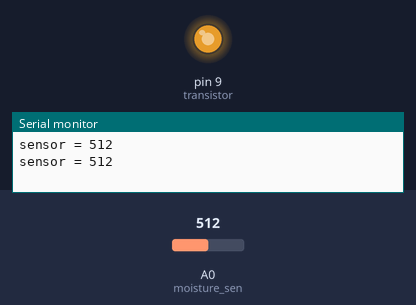
The sketch below on a simulated Arduino Uno, built with avr-gcc and run on an emulated ATmega328P. Shown: output pins drawn as LEDs (lit = HIGH), the last lines printed to the serial monitor. Inputs (shaded band) come from the test bench; at power-on: A0 (moisture_sen) = 512.

Above: at 1.8 s.
1.9 s: A0 (moisture_sen) set to 663
4.2 s: A0 (moisture_sen) set to 686
At 6.6 s:
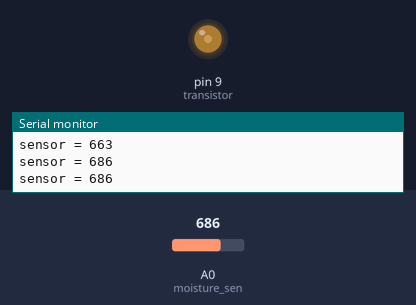
7.5 s: A0 (moisture_sen) set to 665
At 10.1 s:
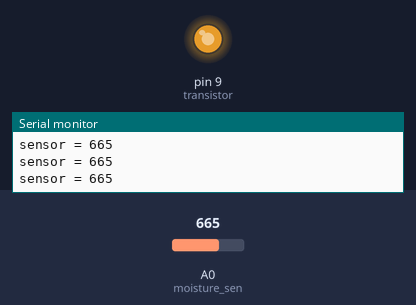
10.5 s: A0 (moisture_sen) set to 685
At 12.4 s:
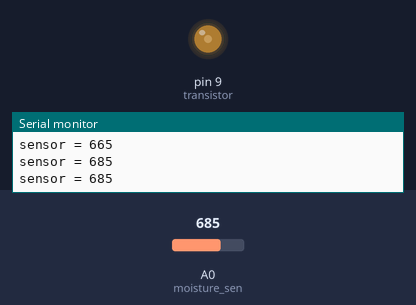
Timing chart, 0 to 13.9 s (numbered marks = the images above; inputs shaded):
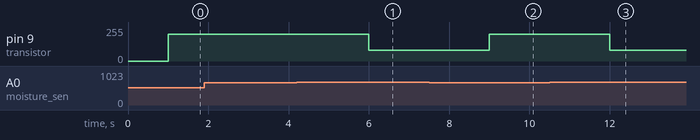

The sketch:

moisture_sensor.ino
```cpp
/* sensor reading in room = 676
    LOWER NUMBER = MORE MOIST
    NICHOLAS LAU 000377939
    LAST EDITED: AUG 5, 2016

*/

const int moisture_sen = A0;
const int transistor = 9;

void setup()
{
    pinMode(moisture_sen,INPUT);
    pinMode(transistor,OUTPUT);
    Serial.begin(9600);
}

void loop()
{
    int val = analogRead(moisture_sen);
    Serial.print("sensor = ");
    Serial.println(val);
    delay(1000);

    if (val < 675)
    {
        analogWrite(transistor, 200);
    }
    else
    {
        analogWrite(transistor,80);
    }
}
```

Measured:
- the behaviour switches between 674 and 675 on A0 (moisture_sen) (found by bisection; images 0 and 1)
- after the input at 4.2 s, pin 9 (transistor): 200/255 → 80/255 after 1.8 s
- after the input at 7.5 s, pin 9 (transistor): 80/255 → 200/255 after 1.5 s
- after the input at 10.5 s, pin 9 (transistor): 200/255 → 80/255 after 1.5 s
